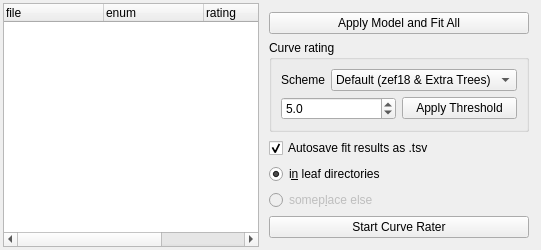
    <widget class="QWidget" name="lower_widget" native="true">
     <layout class="QHBoxLayout" name="horizontalLayout_4">
      <property name="spacing">
       <number>1</number>
      </property>
      <property name="leftMargin">
       <number>3</number>
      </property>
      <property name="topMargin">
       <number>3</number>
      </property>
      <property name="rightMargin">
       <number>3</number>
      </property>
      <property name="bottomMargin">
       <number>3</number>
      </property>
      <item>
       <widget class="QTreeWidget" name="list_curves">
        <property name="sizePolicy">
         <sizepolicy hsizetype="Expanding" vsizetype="Minimum">
          <horstretch>0</horstretch>
          <verstretch>0</verstretch>
         </sizepolicy>
        </property>
        <column>
         <property name="text">
          <string>file</string>
         </property>
        </column>
        <column>
         <property name="text">
          <string>enum</string>
         </property>
        </column>
        <column>
         <property name="text">
          <string>rating</string>
         </property>
        </column>
        <column>
         <property name="text">
          <string>use</string>
         </property>
        </column>
       </widget>
      </item>
      <item alignment="Qt::AlignTop">
       <widget class="QWidget" name="widget_3" native="true">
        <property name="sizePolicy">
         <sizepolicy hsizetype="Preferred" vsizetype="Preferred">
          <horstretch>0</horstretch>
          <verstretch>0</verstretch>
         </sizepolicy>
        </property>
        <layout class="QVBoxLayout" name="verticalLayout_3">
         <item>
          <widget class="QPushButton" name="btn_fitall">
           <property name="enabled">
            <bool>true</bool>
           </property>
           <property name="text">
            <string>Apply Model and Fit All</string>
           </property>
          </widget>
         </item>
         <item>
          <widget class="QGroupBox" name="groupBox">
           <property name="title">
            <string>Curve rating</string>
           </property>
           <layout class="QVBoxLayout" name="verticalLayout_9">
            <item>
             <layout class="QHBoxLayout" name="horizontalLayout_10">
              <property name="topMargin">
               <number>0</number>
              </property>
              <item>
               <widget class="QLabel" name="label_21">
                <property name="sizePolicy">
                 <sizepolicy hsizetype="Minimum" vsizetype="Preferred">
                  <horstretch>0</horstretch>
                  <verstretch>0</verstretch>
                 </sizepolicy>
                </property>
                <property name="text">
                 <string>Scheme</string>
                </property>
               </widget>
              </item>
              <item>
               <widget class="QComboBox" name="cb_rating_scheme">
                <property name="sizePolicy">
                 <sizepolicy hsizetype="Fixed" vsizetype="Fixed">
                  <horstretch>0</horstretch>
                  <verstretch>0</verstretch>
                 </sizepolicy>
                </property>
                <item>
                 <property name="text">
                  <string>Default (zef18 &amp; Extra Trees)</string>
                 </property>
                </item>
                <item>
                 <property name="text">
                  <string>Disabled</string>
                 </property>
                </item>
               </widget>
              </item>
             </layout>
            </item>
            <item>
             <layout class="QHBoxLayout" name="horizontalLayout_7">
              <property name="bottomMargin">
               <number>0</number>
              </property>
              <item>
               <widget class="QDoubleSpinBox" name="sp_rating_thresh">
                <property name="decimals">
                 <number>1</number>
                </property>
                <property name="maximum">
                 <double>10.000000000000000</double>
                </property>
                <property name="singleStep">
                 <double>0.100000000000000</double>
                </property>
                <property name="value">
                 <double>5.000000000000000</double>
                </property>
               </widget>
              </item>
              <item>
               <widget class="QPushButton" name="btn_rating_filter">
                <property name="text">
                 <string>Apply Threshold</string>
                </property>
               </widget>
              </item>
             </layout>
            </item>
           </layout>
          </widget>
         </item>
         <item>
          <widget class="QCheckBox" name="cb_autosave">
           <property name="text">
            <string>Autosave fit results as .tsv</string>
           </property>
           <property name="checked">
            <bool>true</bool>
           </property>
          </widget>
         </item>
         <item>
          <widget class="QRadioButton" name="radioButton">
           <property name="text">
            <string>i&amp;n leaf directories</string>
           </property>
           <property name="checked">
            <bool>true</bool>
           </property>
          </widget>
         </item>
         <item>
          <widget class="QRadioButton" name="radioButton_2">
           <property name="enabled">
            <bool>false</bool>
           </property>
           <property name="text">
            <string>somep&amp;lace else</string>
           </property>
          </widget>
         </item>
         <item>
          <widget class="QPushButton" name="btn_rater">
           <property name="text">
            <string>Start Curve Rater</string>
           </property>
          </widget>
         </item>
        </layout>
       </widget>
      </item>
     </layout>
    </widget>
